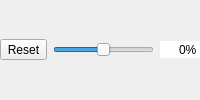
         <widget class="QWidget" name="pageSaturation">
          <layout class="QHBoxLayout" name="horizontalLayout_2">
           <property name="leftMargin">
            <number>0</number>
           </property>
           <property name="topMargin">
            <number>0</number>
           </property>
           <property name="rightMargin">
            <number>0</number>
           </property>
           <property name="bottomMargin">
            <number>0</number>
           </property>
           <item>
            <widget class="QToolButton" name="saturationReset">
             <property name="toolTip">
              <string>Reset saturation</string>
             </property>
             <property name="styleSheet">
              <string notr="true"/>
             </property>
             <property name="text">
              <string>Reset</string>
             </property>
             <property name="icon">
              <iconset resource="../icons.qrc">
               <normaloff>:/glmixer/icons/view-refresh.png</normaloff>:/glmixer/icons/view-refresh.png</iconset>
             </property>
             <property name="iconSize">
              <size>
               <width>16</width>
               <height>16</height>
              </size>
             </property>
            </widget>
           </item>
           <item>
            <widget class="QSlider" name="saturationSlider">
             <property name="toolTip">
              <string>Adjust saturation</string>
             </property>
             <property name="minimum">
              <number>-100</number>
             </property>
             <property name="maximum">
              <number>100</number>
             </property>
             <property name="orientation">
              <enum>Qt::Horizontal</enum>
             </property>
            </widget>
           </item>
           <item>
            <widget class="QSpinBox" name="saturationBox">
             <property name="toolTip">
              <string>Enter value</string>
             </property>
             <property name="frame">
              <bool>false</bool>
             </property>
             <property name="alignment">
              <set>Qt::AlignRight|Qt::AlignTrailing|Qt::AlignVCenter</set>
             </property>
             <property name="buttonSymbols">
              <enum>QAbstractSpinBox::NoButtons</enum>
             </property>
             <property name="correctionMode">
              <enum>QAbstractSpinBox::CorrectToNearestValue</enum>
             </property>
             <property name="keyboardTracking">
              <bool>false</bool>
             </property>
             <property name="suffix">
              <string>%</string>
             </property>
             <property name="minimum">
              <number>-100</number>
             </property>
             <property name="maximum">
              <number>100</number>
             </property>
            </widget>
           </item>
          </layout>
         </widget>
